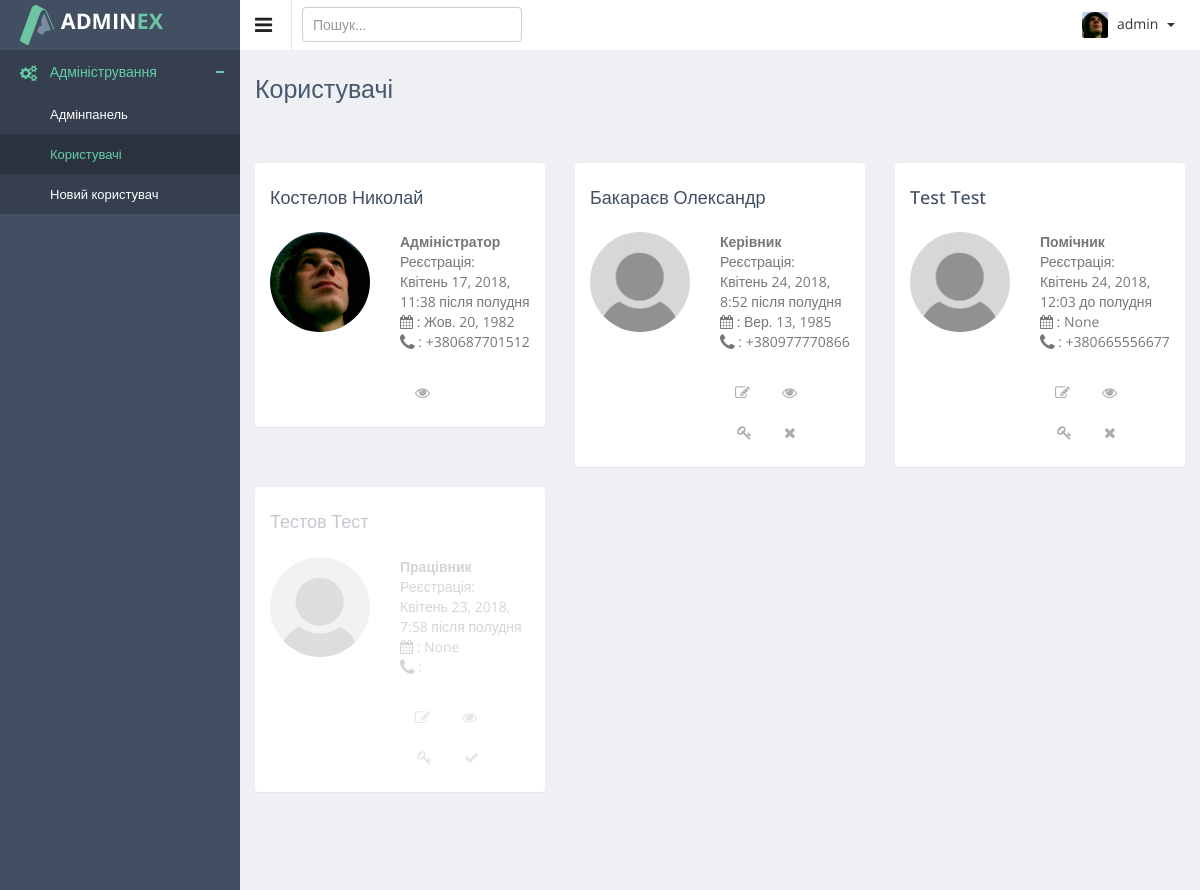
Before: /admin/users/list/ (signed in) with the older database file.
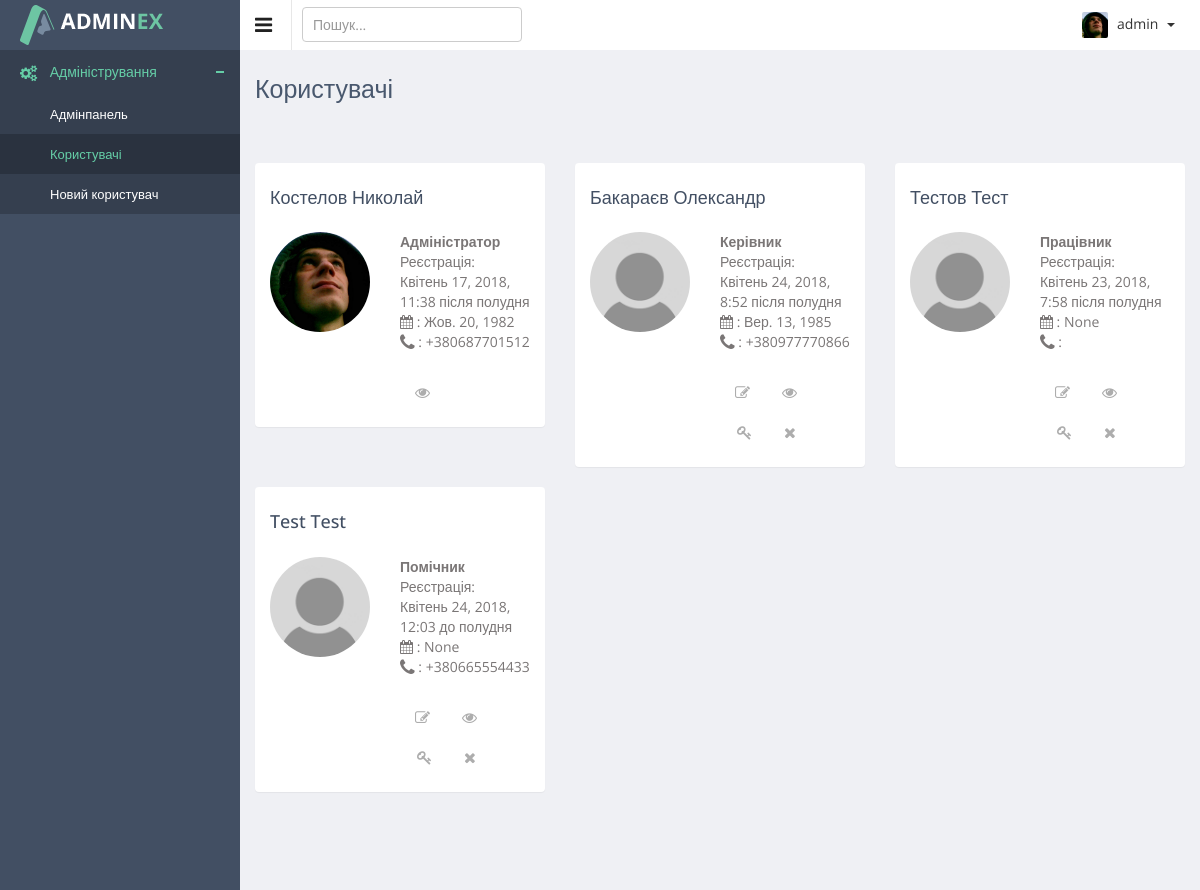
After: the same page with the newer database file.
### authapp/models.py (models this page shows)
class ProjectUser(AbstractUser):
    parent_name = models.CharField(verbose_name='по-батькові', max_length=20, blank=True)
    date_of_birth = models.DateField(verbose_name='дата народження', blank=True, null=True)
    phone1 = models.CharField(verbose_name='номер телефона', max_length=16, blank=True)
    phone2 = models.CharField(verbose_name='номер телефона', max_length=16, blank=True, null=True)
    avatar = models.ImageField(verbose_name='фото', upload_to='users_avatars', blank=True)
    is_dir = models.BooleanField(verbose_name='керівник', default=False)
    is_assistant = models.BooleanField(verbose_name='помічник', default=False)
    is_client = models.BooleanField(verbose_name='клієнт', default=False)
    def __str__(self):
        return self.username

### adminapp/views.py (the view)
@user_passes_test(lambda user: user.is_superuser)
def users_list_view(request):
    title = 'Користувачі'
    users_list = ProjectUser.objects.all().order_by('-is_active', 'username')
    context = {
        'title': title,
        'object_list': users_list,
    }
    return render(request, 'adminapp/users_list.html', context)

### adminapp/templatetags/tags.py (called while the page is built)
@register.filter
def default_avatar(string):
    if not string:
        string = 'users_avatars/gravatar.png'
    new_string = f'{URL_PREFIX}{string}'
    return new_string

### adminapp/templates/adminapp/users_list.html (shortened to what this page needs)
{% extends 'mainapp/base.html' %}
{% load staticfiles %}
{% load tags %}
{% block container %}
<div class="directory-info-row">
    <div class="row">
        {% for object in object_list %}
        <div class="col-lg-4 col-sm-6">
            <div class="panel">
                <div class="panel-body" style="{% if not object.is_active %}opacity: 0.3{% endif %}">
                    <h4>{{ object.last_name }} {{ object.first_name }}</h4>
                    <div class="media">
                        <a class="pull-left" href="{% url 'admin:user_detail' object.pk %}">
                            <img class="thumb media-object" src="{{ object.avatar|default_avatar }}"
                                 style="max-width: 100px; max-height: 100px;" alt="">
                        </a>
                        <div class="media-body">
                            <address>
                                <strong>
                                    {% if object.is_superuser %}Адміністратор
                                    {% elif object.is_dir %}Керівник
                                    {% elif object.is_assistant %}Помічник
                                    {% else %}Працівник
                                    {% endif %}
                                </strong><br>
                                Реєстрація:<br> {{ object.date_joined }}<br>
                                <i class="fa fa-calendar" title="дата народження"></i> : {{ object.date_of_birth }}<br>
                                <i class="fa fa-phone fa-lg"></i> : {{ object.phone1 }}
                            </address>
                            <ul class="nav nav-pills p-option">
                                {% if not object.is_superuser %}
                                <li>
                                    <a href="{% url 'admin:user_update' object.pk %}">
                                        <i class="fa fa-edit" title="Редагувати"></i>
                                    </a>
                                </li>
                                {% endif %}
                                <li>
                                    <a href="{% url 'admin:user_detail' object.pk %}">
                                        <i class="fa fa-eye" title="Переглянути"></i>
                                    </a>
                                </li>
                                {% if user.is_superuser %}
                                <li>
                                    {% if not object.is_superuser %}
                                    <a href="{% url 'admin:user_change_password' object.pk %}">
                                        <i class="fa fa-key" title="Змінити пароль"></i>
                                    </a>
                                    {% endif %}
                                </li>
                                <li>
                                    {% if not object.is_superuser %}
                                        {% if object.is_active %}
                                            <a href="{% url 'admin:user_delete' object.pk %}">
                                                <i class="fa fa-times" title="Деактивувати"></i>
                                            </a>
                                        {% else %}
                                            <a href="{% url 'admin:user_activate' object.pk %}">
                                                <i class="fa fa-check" title="Активувати"></i>
                                            </a>
                                        {% endif %}
                                    {% endif %}
                                </li>
                                {% endif %}
                            </ul>
                        </div>
                    </div>
                </div>
            </div>
        </div>
        {% endfor %}
    </div>
</div>
{% endblock %}

### mainapp/templates/mainapp/includes/inc_right_menu.html (shortened to what this page needs)
{% load staticfiles %}
{% load tags %}
<ul class="notification-menu">
    <li>
        <a href="#" class="btn btn-default dropdown-toggle" data-toggle="dropdown">
            <img src="{{ user.avatar|default_avatar }}" alt=""/>
            {{ user }}
            <span class="caret"></span>
        </a>
    </li>
</ul>

Changed rows visible on the page:
changed ProjectUser "Тестов": is_active False → True (drawn); moves up the list
changed ProjectUser "Test": phone1 "+380665556677" → "+380665554433"
